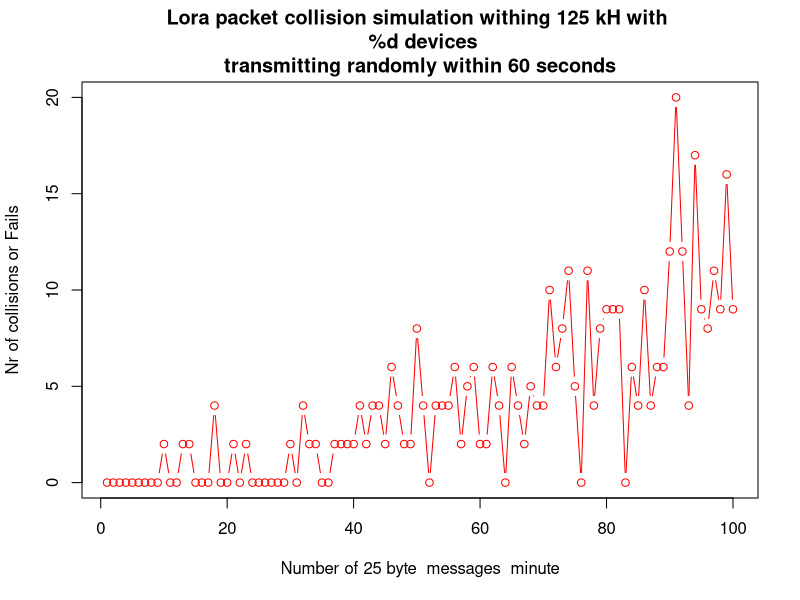

Write the R code that produced this figure.
timeSpan = 60 * 1000;
#Mili Seconds
timeInterval = 10;
#Mili Seconds
numberOfSlots = timeSpan / timeInterval;
#For Randi Function
install.packages("pracma");
library(pracma);
frequencySpan = 125e3;
#Hertz :125 khz

frequencyInterval = 100;
# Hertez
startChannel = 1;
endChannel = 6;
numberOfChannels = endChannel;
fivePercent = 0;

maxNumberOfDevices = 100;
deviceStepSize = 1;

numberOfDevices = deviceStepSize:deviceStepSize:maxNumberOfDevices;
numberOfPackets = 1;
spreadFactor <- c(12L, 11L, 10L, 09L, 08L, 07L, 06L);
# For Passing to LoRa Matrix
bitRate1 <- c(293L, 547L, 976L, 1757L, 3125L, 5478L, 9375L);
#Bit Rate to check against Spreading Factor
bitRate2 <- c(682L, 365L, 204L, 113L, 64L, 36L, 21L);
#Bit Rate to check against Spreading Factor
loraDuration <- cbind(spreadFactor, bitRate1, bitRate2);
#row.names(loraDuration) <- c("SF With BitRate")
packetDuration = loraDuration[, 3];
#Packet Duration is according to BitRate2
results <- matrix(0, maxNumberOfDevices / deviceStepSize, 2);
for (noOfDevice in numberOfDevices) {
    #ft = zeros(nrofslots, nrofchannels);
    ft = matrix(0, numberOfSlots, numberOfChannels);
    #ft2 = zeros(nrofslots, nrofchannels);
    ft2 = matrix(0, numberOfSlots, numberOfChannels);
    #colission = zeros(nr, nrofpackets);
    colission = matrix(0, noOfDevice, numberOfPackets);
    sf = randi(c(startChannel, endChannel), noOfDevice, numberOfPackets);
    #time = randi([1 floor(nrofslots - (packetduration * numberOfPackets) / timeinterval)], [nr 1]);
    for (i in 1:noOfDevice) {
        timeOffset = floor((numberOfSlots - (packetDuration[sf[i] * numberOfPackets]) / timeInterval)
                           * rand(1, 1));
        for (p in 1:numberOfPackets) {
            for (k in 0:0) {
                if (sf[i,p] + k < 1 || (sf[i, p] + k > numberOfChannels))
                #continue in MATLAB is similar to Next in R
                    next;
                duration = loraDuration[sf[i, p], 3];
                flooredValue=floor(duration/timeInterval)
                for (j in 1:flooredValue) {
                    #freq(i, 1)
                    if (j + timeOffset > numberOfSlots) {
                        next;
                    }
                   currentIndex= ft[j + timeOffset, sf[i, p]];
                    if (!is.null(currentIndex) && currentIndex == 0) {
                        ft[j + timeOffset, sf[i, p] + k] = 1;
                        ft2[j + timeOffset, sf[i, p] + k] = i;
                    }
                    else {
                        ft[j + timeOffset, sf[i, p] + k] = ft[j + timeOffset, sf[i, p] + k] + 1;
                        colission[i] = 1;
                        colission[ft2[j + timeOffset, sf[i, p] + k]] = 1;
                    }
                }
            }
            timeOffset = ceil(timeOffset + duration / timeInterval);
        }
    }

    results[floor(noOfDevice / deviceStepSize), 1] = sum(colission);
    results[floor(noOfDevice / deviceStepSize), 2] = 100 * sum(colission) / noOfDevice;
    #Row wise sum
    fail = apply(colission, 1, sum) == numberOfPackets;

    if (results[floor(noOfDevice / deviceStepSize), 2] < 5) {
        fivePercent = noOfDevice;
    }
}
sortedResult <- sort(results[,1])
plot(numberOfDevices, results[, 1], main="Lora packet collision simulation withing 125 kH with \n %d devices
transmitting randomly within 60 seconds", xlab="Number of 25 byte  messages  minute", ylab="Nr of collisions or Fails",
type = "b", col = "red")

